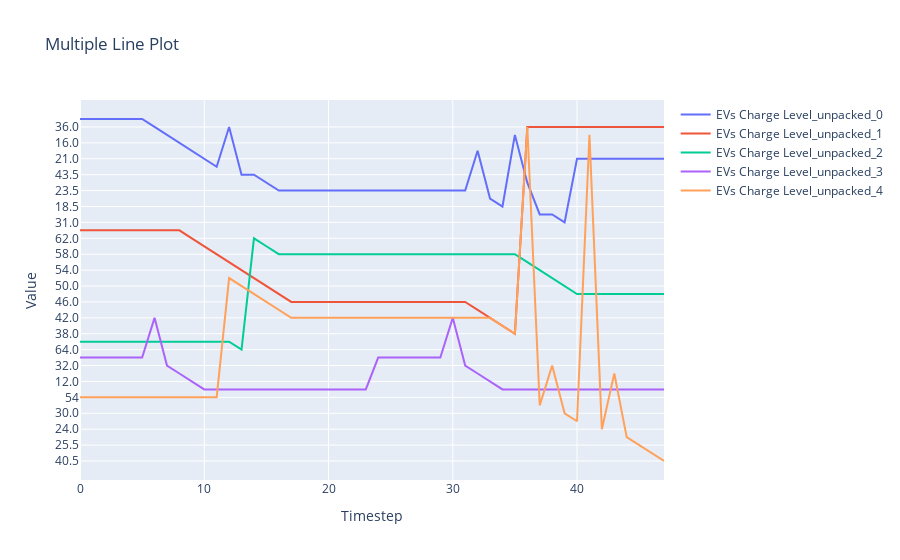

Notebook cell for this chart:
### Markdown cell above
Scatter plot

### Code cell
plot_data_lines(newdf, 'Timestep', ['EVs Charge Level_unpacked_0', 'EVs Charge Level_unpacked_1', 'EVs Charge Level_unpacked_2', 'EVs Charge Level_unpacked_3', 'EVs Charge Level_unpacked_4'])

### Figure 1 — Plotly figure (JSON) as saved in the notebook; plotly's stock layout.template omitted (floating-point values rounded to 4 significant figures)
{"data": [{"mode": "lines", "name": "EVs Charge Level_unpacked_0", "type": "scatter", "x": [0, 1, 2, 3, 4, 5, 6, 7, 8, 9, 10, 11, 12, 13, 14, 15, 16, 17, 18, 19, 20, 21, 22, 23, 24, 25, 26, 27, 28, 29, 30, 31, 32, 33, 34, 35, 36, 37, 38, 39, 40, 41, 42, 43, 44, 45, 46, 47], "y": ["46", "46", "46", "46", "46", "46", "36.0", "26.0", "16.0", "13.5", "21.0", "28.5", "36.0", "43.5", "43.5", "33.5", "23.5", "23.5", "23.5", "23.5", "23.5", "23.5", "23.5", "23.5", "23.5", "23.5", "23.5", "23.5", "23.5", "23.5", "23.5", "23.5", "13.5", "11.0", "18.5", "26.0", "33.5", "41.0", "41.0", "31.0", "21.0", "21.0", "21.0", "21.0", "21.0", "21.0", "21.0", "21.0"]}, {"mode": "lines", "name": "EVs Charge Level_unpacked_1", "type": "scatter", "x": [0, 1, 2, 3, 4, 5, 6, 7, 8, 9, 10, 11, 12, 13, 14, 15, 16, 17, 18, 19, 20, 21, 22, 23, 24, 25, 26, 27, 28, 29, 30, 31, 32, 33, 34, 35, 36, 37, 38, 39, 40, 41, 42, 43, 44, 45, 46, 47], "y": ["64", "64", "64", "64", "64", "64", "64", "64", "64", "62.0", "60.0", "58.0", "56.0", "54.0", "52.0", "50.0", "48.0", "46.0", "46.0", "46.0", "46.0", "46.0", "46.0", "46.0", "46.0", "46.0", "46.0", "46.0", "46.0", "46.0", "46.0", "46.0", "44.0", "42.0", "40.0", "38.0", "36.0", "36.0", "36.0", "36.0", "36.0", "36.0", "36.0", "36.0", "36.0", "36.0", "36.0", "36.0"]}, {"mode": "lines", "name": "EVs Charge Level_unpacked_2", "type": "scatter", "x": [0, 1, 2, 3, 4, 5, 6, 7, 8, 9, 10, 11, 12, 13, 14, 15, 16, 17, 18, 19, 20, 21, 22, 23, 24, 25, 26, 27, 28, 29, 30, 31, 32, 33, 34, 35, 36, 37, 38, 39, 40, 41, 42, 43, 44, 45, 46, 47], "y": ["66", "66", "66", "66", "66", "66", "66", "66", "66", "66", "66", "66", "66", "64.0", "62.0", "60.0", "58.0", "58.0", "58.0", "58.0", "58.0", "58.0", "58.0", "58.0", "58.0", "58.0", "58.0", "58.0", "58.0", "58.0", "58.0", "58.0", "58.0", "58.0", "58.0", "58.0", "56.0", "54.0", "52.0", "50.0", "48.0", "48.0", "48.0", "48.0", "48.0", "48.0", "48.0", "48.0"]}, {"mode": "lines", "name": "EVs Charge Level_unpacked_3", "type": "scatter", "x": [0, 1, 2, 3, 4, 5, 6, 7, 8, 9, 10, 11, 12, 13, 14, 15, 16, 17, 18, 19, 20, 21, 22, 23, 24, 25, 26, 27, 28, 29, 30, 31, 32, 33, 34, 35, 36, 37, 38, 39, 40, 41, 42, 43, 44, 45, 46, 47], "y": ["52", "52", "52", "52", "52", "52", "42.0", "32.0", "22.0", "12.0", "2.0", "2.0", "2.0", "2.0", "2.0", "2.0", "2.0", "2.0", "2.0", "2.0", "2.0", "2.0", "2.0", "2.0", "52", "52", "52", "52", "52", "52", "42.0", "32.0", "22.0", "12.0", "2.0", "2.0", "2.0", "2.0", "2.0", "2.0", "2.0", "2.0", "2.0", "2.0", "2.0", "2.0", "2.0", "2.0"]}, {"mode": "lines", "name": "EVs Charge Level_unpacked_4", "type": "scatter", "x": [0, 1, 2, 3, 4, 5, 6, 7, 8, 9, 10, 11, 12, 13, 14, 15, 16, 17, 18, 19, 20, 21, 22, 23, 24, 25, 26, 27, 28, 29, 30, 31, 32, 33, 34, 35, 36, 37, 38, 39, 40, 41, 42, 43, 44, 45, 46, 47], "y": ["54", "54", "54", "54", "54", "54", "54", "54", "54", "54", "54", "54", "52.0", "50.0", "48.0", "46.0", "44.0", "42.0", "42.0", "42.0", "42.0", "42.0", "42.0", "42.0", "42.0", "42.0", "42.0", "42.0", "42.0", "42.0", "42.0", "42.0", "42.0", "42.0", "40.0", "38.0", "36.0", "34.0", "32.0", "30.0", "28.0", "26.0", "24.0", "22.0", "20.0", "25.5", "33.0", "40.5"]}], "layout": {"title": {"text": "Multiple Line Plot"}, "xaxis": {"title": {"text": "Timestep"}}, "yaxis": {"autorange": "reversed", "title": {"text": "Value"}}}}
